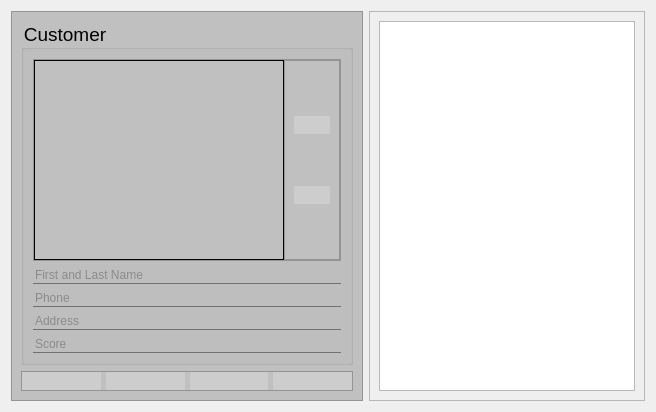
                   <widget class="QWidget" name="tab_customer">
                    <attribute name="icon">
                     <iconset resource="../resource/resource.qrc">
                      <normaloff>:/Simple icons/simple_icons/fi-rr-comment-user.svg</normaloff>:/Simple icons/simple_icons/fi-rr-comment-user.svg</iconset>
                    </attribute>
                    <attribute name="title">
                     <string/>
                    </attribute>
                    <layout class="QHBoxLayout" name="horizontalLayout_10">
                     <item>
                      <widget class="QFrame" name="f_customerInput">
                       <property name="styleSheet">
                        <string notr="true">QFrame
{
	background-color: rgb(192, 192, 192)
}

QGroupBox
{
	background-color: rgb(192, 192, 192)
}

QPushButton
{ 
	
	alternate-background-color: rgb(255, 255, 255);
	background: rgba(225, 225, 225, 100);
	border-width: 2px;
    border-radius: 10px;
	qproperty-iconSize: 32px 32px;
	border-style: dashed;
 }

QPushButton:hover
{
	background: rgba(225, 225, 225, 180);
	border-style: dashed;
}

QPushButton:pressed
{
	background: rgba(75, 75, 75, 180);
	border-style: inset;
}</string>
                       </property>
                       <property name="frameShape">
                        <enum>QFrame::StyledPanel</enum>
                       </property>
                       <property name="frameShadow">
                        <enum>QFrame::Raised</enum>
                       </property>
                       <layout class="QVBoxLayout" name="verticalLayout_40">
                        <item>
                         <widget class="QGroupBox" name="gb_customer">
                          <property name="font">
                           <font>
                            <pointsize>14</pointsize>
                           </font>
                          </property>
                          <property name="styleSheet">
                           <string notr="true">QLineEdit
{
	background: transparent;
	color: rgb(88, 88, 88);
	border: none;
	border-bottom: 1px solid #717072;
	font: 14pt &quot;MS Shell Dlg 2&quot;;
}

</string>
                          </property>
                          <property name="title">
                           <string>Customer</string>
                          </property>
                          <layout class="QVBoxLayout" name="verticalLayout_24">
                           <item>
                            <widget class="QFrame" name="f_customerPic">
                             <property name="sizePolicy">
                              <sizepolicy hsizetype="Maximum" vsizetype="Maximum">
                               <horstretch>0</horstretch>
                               <verstretch>0</verstretch>
                              </sizepolicy>
                             </property>
                             <property name="minimumSize">
                              <size>
                               <width>100</width>
                               <height>100</height>
                              </size>
                             </property>
                             <property name="maximumSize">
                              <size>
                               <width>800</width>
                               <height>300</height>
                              </size>
                             </property>
                             <property name="layoutDirection">
                              <enum>Qt::LeftToRight</enum>
                             </property>
                             <property name="styleSheet">
                              <string notr="true"/>
                             </property>
                             <property name="frameShape">
                              <enum>QFrame::StyledPanel</enum>
                             </property>
                             <property name="frameShadow">
                              <enum>QFrame::Raised</enum>
                             </property>
                             <layout class="QHBoxLayout" name="horizontalLayout_27">
                              <property name="spacing">
                               <number>0</number>
                              </property>
                              <property name="sizeConstraint">
                               <enum>QLayout::SetMinimumSize</enum>
                              </property>
                              <property name="leftMargin">
                               <number>0</number>
                              </property>
                              <property name="topMargin">
                               <number>0</number>
                              </property>
                              <property name="rightMargin">
                               <number>0</number>
                              </property>
                              <property name="bottomMargin">
                               <number>0</number>
                              </property>
                              <item>
                               <widget class="QLabel" name="l_customerPicture">
                                <property name="sizePolicy">
                                 <sizepolicy hsizetype="Preferred" vsizetype="Preferred">
                                  <horstretch>0</horstretch>
                                  <verstretch>0</verstretch>
                                 </sizepolicy>
                                </property>
                                <property name="minimumSize">
                                 <size>
                                  <width>250</width>
                                  <height>200</height>
                                 </size>
                                </property>
                                <property name="maximumSize">
                                 <size>
                                  <width>300</width>
                                  <height>300</height>
                                 </size>
                                </property>
                                <property name="baseSize">
                                 <size>
                                  <width>200</width>
                                  <height>200</height>
                                 </size>
                                </property>
                                <property name="font">
                                 <font>
                                  <pointsize>20</pointsize>
                                 </font>
                                </property>
                                <property name="layoutDirection">
                                 <enum>Qt::LeftToRight</enum>
                                </property>
                                <property name="autoFillBackground">
                                 <bool>false</bool>
                                </property>
                                <property name="styleSheet">
                                 <string notr="true"/>
                                </property>
                                <property name="frameShape">
                                 <enum>QFrame::Box</enum>
                                </property>
                                <property name="frameShadow">
                                 <enum>QFrame::Plain</enum>
                                </property>
                                <property name="text">
                                 <string/>
                                </property>
                                <property name="scaledContents">
                                 <bool>true</bool>
                                </property>
                                <property name="alignment">
                                 <set>Qt::AlignCenter</set>
                                </property>
                                <property name="wordWrap">
                                 <bool>false</bool>
                                </property>
                               </widget>
                              </item>
                              <item>
                               <widget class="QFrame" name="f_customerSetting">
                                <property name="frameShape">
                                 <enum>QFrame::StyledPanel</enum>
                                </property>
                                <property name="frameShadow">
                                 <enum>QFrame::Raised</enum>
                                </property>
                                <layout class="QVBoxLayout" name="verticalLayout_45">
                                 <item>
                                  <widget class="QPushButton" name="btn_customerPicture">
                                   <property name="sizePolicy">
                                    <sizepolicy hsizetype="Maximum" vsizetype="Maximum">
                                     <horstretch>0</horstretch>
                                     <verstretch>0</verstretch>
                                    </sizepolicy>
                                   </property>
                                   <property name="text">
                                    <string/>
                                   </property>
                                   <property name="icon">
                                    <iconset resource="../resource/resource.qrc">
                                     <normaloff>:/Simple icons/simple_icons/fi-rr-picture.svg</normaloff>:/Simple icons/simple_icons/fi-rr-picture.svg</iconset>
                                   </property>
                                   <property name="iconSize">
                                    <size>
                                     <width>32</width>
                                     <height>32</height>
                                    </size>
                                   </property>
                                  </widget>
                                 </item>
                                 <item>
                                  <widget class="QPushButton" name="btn_customerPictureClear">
                                   <property name="sizePolicy">
                                    <sizepolicy hsizetype="Maximum" vsizetype="Maximum">
                                     <horstretch>0</horstretch>
                                     <verstretch>0</verstretch>
                                    </sizepolicy>
                                   </property>
                                   <property name="text">
                                    <string/>
                                   </property>
                                   <property name="icon">
                                    <iconset resource="../resource/resource.qrc">
                                     <normaloff>:/Simple icons/simple_icons/fi-rr-broom.svg</normaloff>:/Simple icons/simple_icons/fi-rr-broom.svg</iconset>
                                   </property>
                                   <property name="iconSize">
                                    <size>
                                     <width>32</width>
                                     <height>32</height>
                                    </size>
                                   </property>
                                  </widget>
                                 </item>
                                </layout>
                               </widget>
                              </item>
                             </layout>
                            </widget>
                           </item>
                           <item>
                            <widget class="QLineEdit" name="le_customerName">
                             <property name="inputMethodHints">
                              <set>Qt::ImhHiddenText</set>
                             </property>
                             <property name="text">
                              <string/>
                             </property>
                             <property name="maxLength">
                              <number>150</number>
                             </property>
                             <property name="placeholderText">
                              <string>First and Last Name</string>
                             </property>
                             <property name="clearButtonEnabled">
                              <bool>true</bool>
                             </property>
                            </widget>
                           </item>
                           <item>
                            <widget class="QLineEdit" name="le_customerPhone">
                             <property name="inputMethodHints">
                              <set>Qt::ImhDigitsOnly|Qt::ImhFormattedNumbersOnly</set>
                             </property>
                             <property name="text">
                              <string/>
                             </property>
                             <property name="maxLength">
                              <number>20</number>
                             </property>
                             <property name="placeholderText">
                              <string>Phone</string>
                             </property>
                             <property name="clearButtonEnabled">
                              <bool>true</bool>
                             </property>
                            </widget>
                           </item>
                           <item>
                            <widget class="QLineEdit" name="le_customerAddress">
                             <property name="text">
                              <string/>
                             </property>
                             <property name="maxLength">
                              <number>250</number>
                             </property>
                             <property name="placeholderText">
                              <string>Address</string>
                             </property>
                             <property name="clearButtonEnabled">
                              <bool>true</bool>
                             </property>
                            </widget>
                           </item>
                           <item>
                            <widget class="QLineEdit" name="le_customerScore">
                             <property name="inputMethodHints">
                              <set>Qt::ImhDigitsOnly</set>
                             </property>
                             <property name="inputMask">
                              <string/>
                             </property>
                             <property name="text">
                              <string/>
                             </property>
                             <property name="maxLength">
                              <number>32767</number>
                             </property>
                             <property name="placeholderText">
                              <string>Score</string>
                             </property>
                             <property name="clearButtonEnabled">
                              <bool>true</bool>
                             </property>
                            </widget>
                           </item>
                          </layout>
                         </widget>
                        </item>
                        <item>
                         <widget class="QFrame" name="f_customerDbBtn">
                          <property name="sizePolicy">
                           <sizepolicy hsizetype="Preferred" vsizetype="Maximum">
                            <horstretch>0</horstretch>
                            <verstretch>0</verstretch>
                           </sizepolicy>
                          </property>
                          <property name="frameShape">
                           <enum>QFrame::StyledPanel</enum>
                          </property>
                          <property name="frameShadow">
                           <enum>QFrame::Raised</enum>
                          </property>
                          <layout class="QHBoxLayout" name="horizontalLayout_19">
                           <property name="spacing">
                            <number>5</number>
                           </property>
                           <property name="leftMargin">
                            <number>0</number>
                           </property>
                           <property name="topMargin">
                            <number>0</number>
                           </property>
                           <property name="rightMargin">
                            <number>0</number>
                           </property>
                           <property name="bottomMargin">
                            <number>0</number>
                           </property>
                           <item>
                            <widget class="QPushButton" name="btn_customerAdd">
                             <property name="text">
                              <string/>
                             </property>
                             <property name="icon">
                              <iconset resource="../resource/resource.qrc">
                               <normaloff>:/Simple icons/simple_icons/fi-rr-add.svg</normaloff>:/Simple icons/simple_icons/fi-rr-add.svg</iconset>
                             </property>
                             <property name="iconSize">
                              <size>
                               <width>32</width>
                               <height>32</height>
                              </size>
                             </property>
                            </widget>
                           </item>
                           <item>
                            <widget class="QPushButton" name="btn_customerEdit">
                             <property name="enabled">
                              <bool>false</bool>
                             </property>
                             <property name="text">
                              <string/>
                             </property>
                             <property name="icon">
                              <iconset resource="../resource/resource.qrc">
                               <normaloff>:/Simple icons/simple_icons/fi-rr-edit.svg</normaloff>:/Simple icons/simple_icons/fi-rr-edit.svg</iconset>
                             </property>
                             <property name="iconSize">
                              <size>
                               <width>32</width>
                               <height>32</height>
                              </size>
                             </property>
                            </widget>
                           </item>
                           <item>
                            <widget class="QPushButton" name="btn_customerDelete">
                             <property name="enabled">
                              <bool>false</bool>
                             </property>
                             <property name="text">
                              <string/>
                             </property>
                             <property name="icon">
                              <iconset resource="../resource/resource.qrc">
                               <normaloff>:/Simple icons/simple_icons/fi-rr-delete.svg</normaloff>:/Simple icons/simple_icons/fi-rr-delete.svg</iconset>
                             </property>
                             <property name="iconSize">
                              <size>
                               <width>32</width>
                               <height>32</height>
                              </size>
                             </property>
                            </widget>
                           </item>
                           <item>
                            <widget class="QPushButton" name="btn_customerClear">
                             <property name="enabled">
                              <bool>true</bool>
                             </property>
                             <property name="text">
                              <string/>
                             </property>
                             <property name="icon">
                              <iconset resource="../resource/resource.qrc">
                               <normaloff>:/Simple icons/simple_icons/fi-rr-broom.svg</normaloff>:/Simple icons/simple_icons/fi-rr-broom.svg</iconset>
                             </property>
                             <property name="iconSize">
                              <size>
                               <width>32</width>
                               <height>32</height>
                              </size>
                             </property>
                            </widget>
                           </item>
                          </layout>
                         </widget>
                        </item>
                       </layout>
                      </widget>
                     </item>
                     <item>
                      <widget class="QFrame" name="f_cutosmerDb">
                       <property name="frameShape">
                        <enum>QFrame::StyledPanel</enum>
                       </property>
                       <property name="frameShadow">
                        <enum>QFrame::Raised</enum>
                       </property>
                       <layout class="QVBoxLayout" name="verticalLayout_23">
                        <item>
                         <widget class="QTableWidget" name="tw_customer">
                          <property name="font">
                           <font>
                            <family>Times New Roman</family>
                            <pointsize>18</pointsize>
                           </font>
                          </property>
                          <property name="editTriggers">
                           <set>QAbstractItemView::NoEditTriggers</set>
                          </property>
                          <property name="selectionMode">
                           <enum>QAbstractItemView::SingleSelection</enum>
                          </property>
                          <property name="selectionBehavior">
                           <enum>QAbstractItemView::SelectRows</enum>
                          </property>
                          <attribute name="horizontalHeaderShowSortIndicator" stdset="0">
                           <bool>true</bool>
                          </attribute>
                          <attribute name="verticalHeaderCascadingSectionResizes">
                           <bool>true</bool>
                          </attribute>
                          <attribute name="verticalHeaderShowSortIndicator" stdset="0">
                           <bool>false</bool>
                          </attribute>
                         </widget>
                        </item>
                       </layout>
                      </widget>
                     </item>
                    </layout>
                   </widget>
